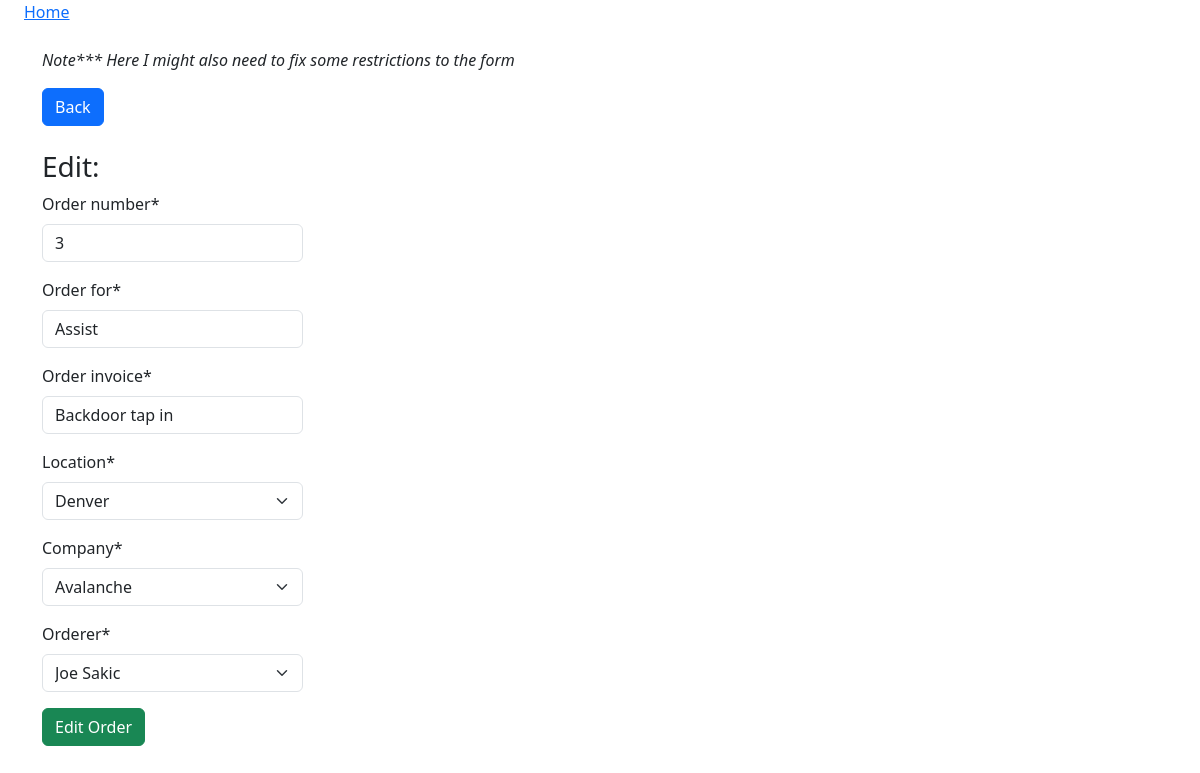
Page /order_summary/edit/7/ on the earlier database version.
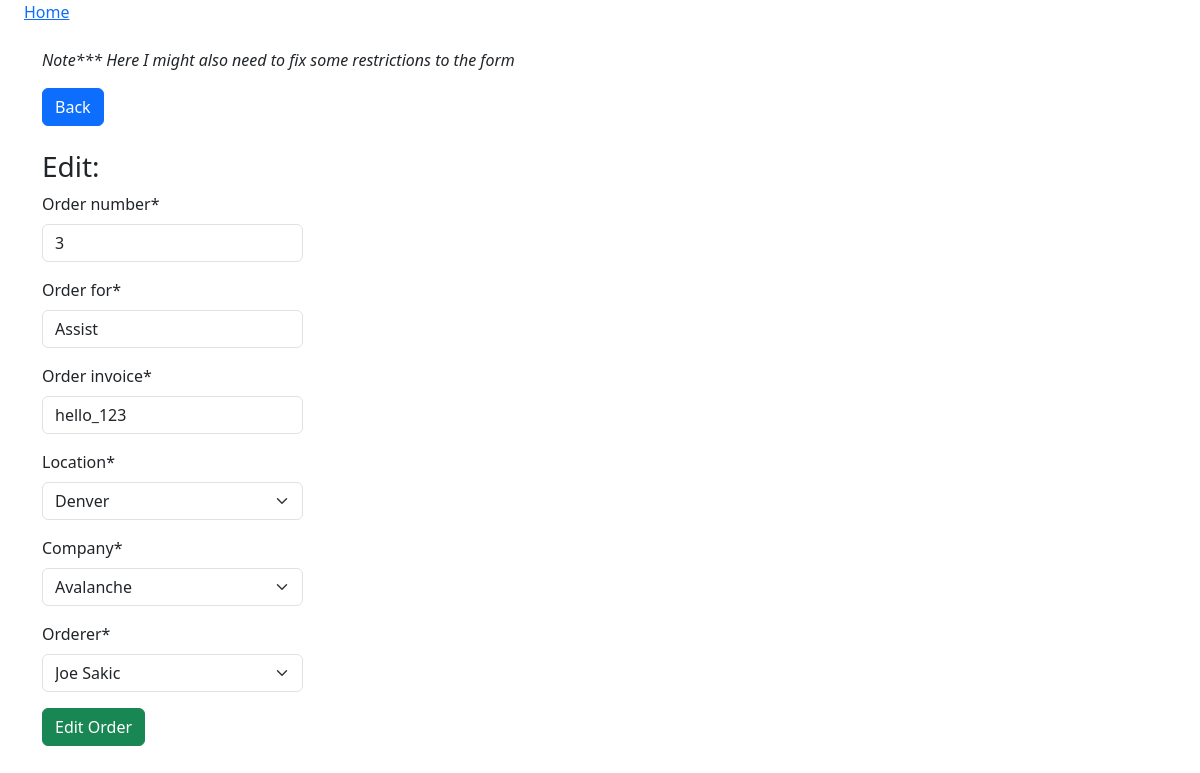
Same page on the later database version.
### htmx_tests/models.py (models this page shows, shortened)
class OrderSummary(models.Model):
    order_number = models.IntegerField()
    order_for = models.CharField(max_length=200)
    order_invoice = models.CharField(max_length=200)
    location = models.ForeignKey(Location, on_delete=models.CASCADE)
    company = models.ForeignKey(Company, on_delete=models.CASCADE)
    orderer = models.ForeignKey(Orderer, on_delete=models.CASCADE)
    history = HistoricalRecords()
    class Meta:
        unique_together = ('location', 'order_number')

### htmx_tests/views.py (the view)
# urls.py: path("order_summary/edit/<int:pk>/", views.OrderSummaryEdit.as_view(), name="order_summary_edit"),
class OrderSummaryEdit(UpdateView):
    model = OrderSummary
    template_name = 'htmx_tests/order_summary_edit.html'
    fields = '__all__'
    success_url = reverse_lazy('htmx_tests:order_summary_list')

### htmx_tests/models.py (called while the page is built)
    def __str__(self):
        return self.place

    def __str__(self):
        return self.name

    def __str__(self):
        return self.orderer

### htmx_tests/templates/htmx_tests/order_summary_edit.html (shortened to what this page needs)
{% extends "base.html" %}
{% load crispy_forms_tags %}
{% load crispy_forms_filters %}
{% block content %}
<div class="container mt-4">
    <p class="fst-italic">Note*** Here I might also need to fix some restrictions to the form</p>
    <div class="row mb-3">
        <div class="col-md-6">
            <a href="{% url 'htmx_tests:order_summary_list'%}" class="btn btn-primary">Back</a>
        </div>
    </div>
    <div class="row mt-4">
        <h3>Edit: {{order.order_number}}</h3>
        <div class="col-md-3">
            <form action="" method="post">
                {{form|crispy}}
                <button class="btn btn-success" type="submit">
                    Edit Order
                </button>
            </form>
        </div>
    </div>
</div>
{% endblock content %}

Differences in the rows shown:
changed OrderSummary "Assist": order_invoice "Backdoor tap in" → "hello_123"
